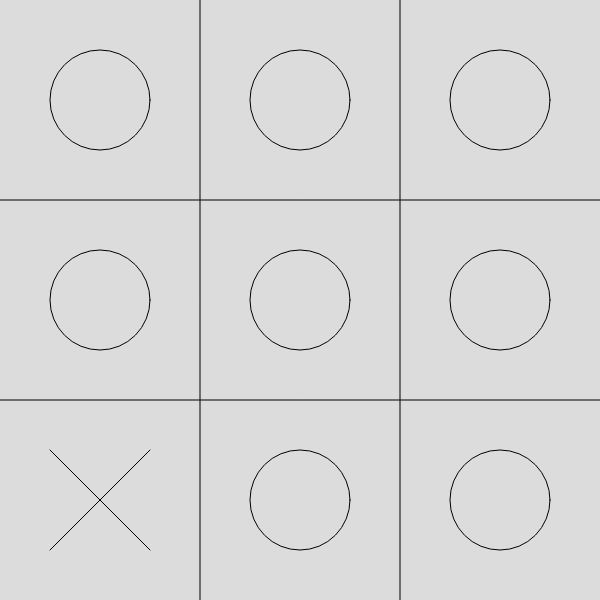
Frame 1 (no input)
Frame 60 (no input): identical to frame 1, image omitted
Frame 120 (the mouse pressed at the canvas centre since frame 60): identical to frame 1, image omitted

The p5.js sketch that drew this single still picture (run headless with seeded random() and noise() and a simulated clock; from frame 60 on, the mouse is pressed at the canvas centre):

// p5.js sketch
// ── sketch.js
let board = [
  ['x','x','o'],
  ['x','x','x'],
  ['x','x','x']
];

let player1 = 'x';
let player2 = 'o';

function setup(){
  createCanvas(600,600);
}
function draw(){
  background(220);
  let w = width/3;
  let h = height/3;
  
  line(w,0,w,height);
  line(w*2,0,w*2,height);
  line(0,h,width,h);
  line(0,h*2,width,h*2);
  
  for(let i = 0; i<3;i++){

    for(let j=0;j<3;j++){

      let x = w*i + w/2;
      let y = h*j + h/2;
      let spot = board[i][j];
       if (spot == player1) {
        noFill();
        ellipse(x, y, w / 2);
      } else if (spot == player2) {
        let xr = w / 4;
        line(x - xr, y - xr, x + xr, y + xr);
        line(x + xr, y - xr, x - xr, y + xr);
      }
    }
  }
}
